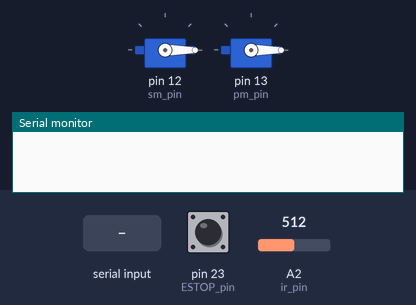
This sketch was run on a simulated Arduino Mega 2560, built with avr-gcc and run on an emulated ATmega2560. On the bench: 2 × servo, the last lines printed to the serial monitor. Inputs (shaded band) come from the test bench; at power-on: pin 23 (ESTOP_pin) HIGH, A2 (ir_pin) = 512.

Above: at 2.2 s.
2.3 s: pin 23 (ESTOP_pin) pulled LOW for 0.15 s
At 2.4 s:
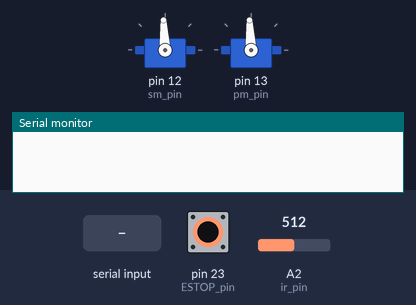
4.0 s: "90,45,200\n" received over Serial
5.5 s: "30,150\n" received over Serial
At 6.6 s:
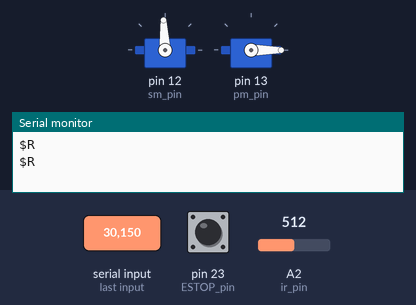
7.0 s: "90,45\n" received over Serial
At 7.7 s:
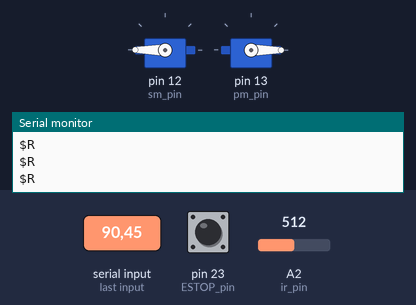
8.5 s: "30,150,10\n" received over Serial
At 8.9 s:
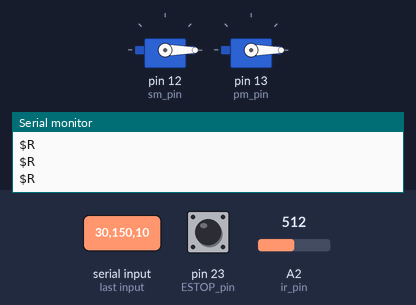
10.0 s: pin 23 (ESTOP_pin) pulled LOW for 3.2 s
At 11.2 s:
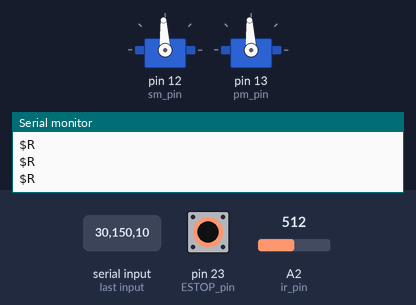
Timing chart, 0 to 14.7 s (numbered marks = the images above; inputs shaded):
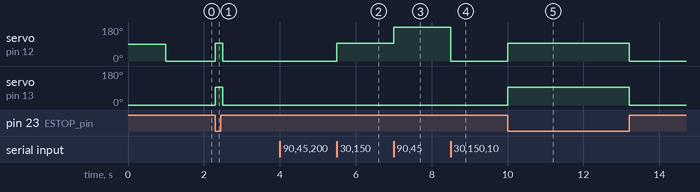

The sketch:

Xboat_2.ino
```cpp
//*****Xboat_2************

/*This is the operating program for the model of the RobotX boat.
  It is based upon the Arbotix-M controller PCD and Arduion Software.
  It assumes that theRE is a program running on a PC, likely written in LabVIEW.

  The communication between the controller and the PC is done via XBEE devices.
  They are set to 38400 baud, 8, N, 1, N and have a preset protocol.

  The PC initiates all communication and expects a return confirming operation.
*/
//***************************************************************************

#include <Servo.h>  //for RC servos
#include <ax12.h>  //for Dynamixel servos

//****************************GLOBALS*****************************************
boolean ledON;               //used to toggle the led
unsigned long newtime;       //the time at the start of loop()
unsigned long timeperiod;    //time for loop() in milliseconds.
int estop_val;               //etop_val == LOW is stopped
int loop_count = 0;          //number of loop() run

//create RC servo objects
Servo starboard_motor;
Servo port_motor;
Servo right_rudder;
Servo left_rudder;

int sm_pos = 1500;    //starboard motor position 0 to 2500
int pm_pos = 1500;    //port motor position
int rr_pos = 1500;    //right rudder position
int lr_pos = 1500;    //left rudder position
int cp_pos = 1500;    //camera pan position
int h_code = 1;      //Status code from PC 1 == OK, -100 == ESTOP
float bat_volt = 8.00;  //Lipo battery voltage
float ir_volt = 1.00;  //IR distance voltage

char readbuffer[40];
//******************MAPPING OF CONTROLLER BOARD PINS***************************
//
//*******************MAPPING OF DIO PINS *************************************
int led_pin = 0;   //USER LED on the ArbotiX Robocontroller, the blinking light
int ESTOP_pin = 23;     //manual switch on the model...stops all servos
//******************MAPPING OF ANALOG INPUT PINS******************************
int bat_pin = 1;   //Lipo battery voltage
int ir_pin = 2;    //Sharp IR distance device
//******************MAPPING OF RC SERVO DEVICES*****************************
int sm_pin = 12;  //starboard motor speed
int pm_pin = 13;  //port motor speed
int rr_pin = 14;  //right rudder position
int lf_pin = 15;  //left rudder position
//********************MAPPING OF DYNAMIXEL SERVO DEVICES**********************
int cp_num = 1;  //the camera panning servo number
//****************************************************************************

//***********************THE SETUP LOOP**************************************
void setup()
{
  // start serial port at 38400 bps:
  Serial.begin(38400);

  // wait to connect
  delay(1000);

  //for the Dynamixel serovs
  SetPosition(1,0); //set the position of servo # 1 to '0'

  //setup up the RC servos
  starboard_motor.attach(sm_pin);
  starboard_motor.writeMicroseconds(sm_pos);
  port_motor.attach(pm_pin);
  port_motor.writeMicroseconds(pm_pos);

  //setup input pins
  pinMode(ESTOP_pin, INPUT);           // set pin to input
  digitalWrite(ESTOP_pin, HIGH);       // turn on pullup resistors, 20k resitor to 5VDC on input pin

  //setup output pins
  pinMode(led_pin, OUTPUT);  // initialize the digital pin as an output for onboard LED

  //setup the timing and blinky led
  ledON = false;        //used to toggle the board led with loop timer
  timeperiod = 100;    //loop time in milliseconds

}// end setup
//*************************THE MAIN PROGRAM LOOP******************************
void loop()
{

  loop_count = loop_count + 1;

  //use the computer clock to create a timed loop, read the present time to start the timer
  newtime = millis();

  //read the value of the ESTOP switch, value is LOW when button is pressed, otherwise HIGH
  estop_val = digitalRead(ESTOP_pin);

  //Read the sensor values
  Read_sensors();

  //Read the data bytes from the PC
  int numread = 0;
  numread = Read_Command_String();

  //send a response in bytes to the PC if one has been read
  if (numread > 0)
  {
    Send_Return_String(numread);
  }

  //Parse the Command_String
  Parse_command_string();

  //Run the arbiter

  //Move the motors
  Move_the_motors();

  //Move the rudders


  //Move the camera
  Move_the_camera();

  //*********************************
  //use computer clock to time the loop

  while(millis() < (newtime + timeperiod) )
  {
    //wait until time elaspes
  }

  //change the state of the on board LED
  Toggle_led();

}// end void
//****************************************************

//*************SUBROUTINES******************************
int Read_Command_String(void)  //returns number of bytes found
{
  //As LabVIEW has no type CHAR, and C has no type STRING use bytes!!!!
  //read the string as an array of type byte

  int num = 0;  //number of bytes read

  if ( Serial.available() > 0)
  {
    num = Serial.readBytesUntil('\n', readbuffer, 40);
  }

  return num;
}//end Read_Command_String
//****************************************
void Send_Return_String(int numread)
{
  //send the response as a byte array
  byte returnbuffer[3];


  //if something has been sent, send a return
  if (numread > 0)
  {
    returnbuffer[0] = 0x24;  //$
    returnbuffer[1] = 0x52;  //R
    returnbuffer[2] = 0x0A;  // \n

    Serial.write(returnbuffer, 3);  //return the bytes read
  }

  return;
}// end Send_Return_String
//******************************************
void Toggle_led(void)
{
  //toggle the led on the board
  if (ledON == false)
  {
    ledON = true;
    digitalWrite(led_pin, HIGH);   // turn the LED on (HIGH is the voltage level)
  }
  else
  {
    ledON = false;
    digitalWrite(led_pin, LOW);    // turn the LED off by making the voltage LOW
  }
}//end Toggle_led
//*******************************************************
void Move_the_motors(void)
{
  //move the motors

  //check ESTOP, value is low when button is pressed
  //and the passed stop value h_code
  if (estop_val == LOW || h_code == -100)
  {
    //stop the motors
    starboard_motor.writeMicroseconds(1500);
    port_motor.writeMicroseconds(1500);
  }
  else
  {
    //move the motors to the passed positions
    starboard_motor.writeMicroseconds(sm_pos);
    port_motor.writeMicroseconds(pm_pos);
  }
}//end Move_the_motors
//******************************************************
void Read_sensors(void)
{
  //read the Sharp IR distance sensor
  int ir_value;
  ir_value = analogRead(ir_pin);

  //convert to volts
  ir_volt = (float)ir_value * 5.0 / 1024.0;

}//end Read_sensors
//********************************************************
void Parse_command_string(void)
{
  char dummy[4];
  dummy[0] = readbuffer[3];
  dummy[1] = readbuffer[4];
  dummy[2] = readbuffer[5];
  dummy[3] = readbuffer[6];

  sm_pos = atoi(dummy);

  dummy[0] = readbuffer[8];
  dummy[1] = readbuffer[9];
  dummy[2] = readbuffer[10];
  dummy[3] = readbuffer[11];

  pm_pos = atoi(dummy);

  dummy[0] = readbuffer[13];
  dummy[1] = readbuffer[14];
  dummy[2] = readbuffer[15];
  dummy[3] = readbuffer[16];

  rr_pos = atoi(dummy);

  dummy[0] = readbuffer[18];
  dummy[1] = readbuffer[19];
  dummy[2] = readbuffer[20];
  dummy[3] = readbuffer[21];

  lr_pos = atoi(dummy);

  dummy[0] = readbuffer[23];
  dummy[1] = readbuffer[24];
  dummy[2] = readbuffer[25];
  dummy[3] = readbuffer[26];

  cp_pos = atoi(dummy);
/*
  dummy[0] = readbuffer[28];
  dummy[1] = readbuffer[29];
  dummy[2] = readbuffer[30];
  dummy[3] = readbuffer[31];

  h_code = atoi(dummy);
*/

}//end Parse_commmand_string

//*********************************************************
void Move_the_camera(void)
{
  float m = 0.51;
  float b = -255.0;
  float cp_value;

  //calculate the camera position of 0 to 1023;
  cp_value = m * (float)cp_pos + b;

  //check ESTOP, value is low when button is pressed
  //and the passed stop value h_code
  if (estop_val == LOW || h_code == -100)
  {
    //leave the camera alone

  }
  else
  {
    //move the camera to the passed positions
    SetPosition(1, (int)cp_value);
  }
}//end Move_rudders
//************* end of program****************************
```

Measured:
- after the input at 2.3 s, servo on pin 12 (sm_pin), servo on pin 13 (pm_pin): 0° → 93° at once, → 0° 0.20 s later
- after the input at 5.5 s, servo on pin 12 (sm_pin): 0° → 93° at once
- after the input at 7.0 s, servo on pin 12 (sm_pin): 93° → 180° at once
- after the input at 8.5 s, servo on pin 12 (sm_pin): 180° → 0° at once
- after the input at 10.0 s, servo on pin 12 (sm_pin), servo on pin 13 (pm_pin): 0° → 93° at once, → 0° 3.2 s later
